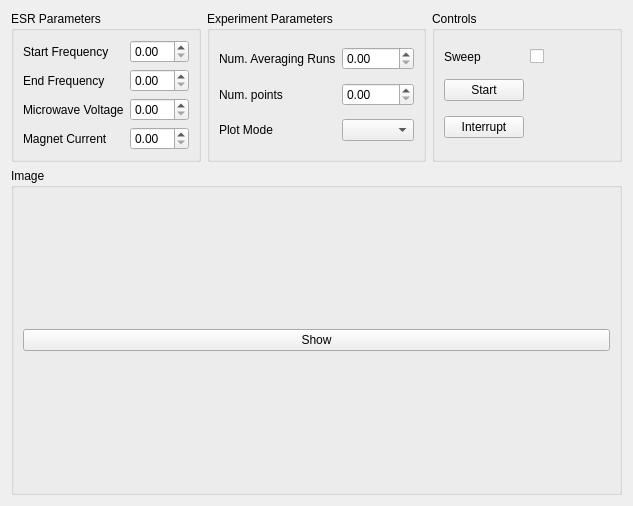
<?xml version="1.0" encoding="UTF-8"?>
<ui version="4.0">
 <class>Form</class>
 <widget class="QWidget" name="Form">
  <property name="geometry">
   <rect>
    <x>0</x>
    <y>0</y>
    <width>633</width>
    <height>506</height>
   </rect>
  </property>
  <property name="windowTitle">
   <string>Form</string>
  </property>
  <layout class="QGridLayout" name="gridLayout" rowstretch="0,1">

   <item row="0" column="0">
    <widget class="QGroupBox" name="move_groupBox">
     <property name="title">
      <string>ESR Parameters</string>
     </property>
     <layout class="QGridLayout" name="gridLayout" columnstretch="0,0">
      <item row="0" column="1">
       <widget class="QDoubleSpinBox" name="freqmin_doubleSpinBox"/>
      </item>
      <item row="0" column="0">
       <widget class="QLabel" name="label_10">
        <property name="text">
         <string>Start Frequency</string>
        </property>
       </widget>
      </item>
      <item row="1" column="1">
       <widget class="QDoubleSpinBox" name="freqmax_doubleSpinBox"/>
      </item>
      <item row="1" column="0">
       <widget class="QLabel" name="label_11">
        <property name="text">
         <string>End Frequency</string>
        </property>
       </widget>
      </item>
      <item row="2" column="1">
       <widget class="QDoubleSpinBox" name="Vpp_doubleSpinBox"/>
      </item>
      <item row="2" column="0">
       <widget class="QLabel" name="label_10">
        <property name="text">
         <string>Microwave Voltage</string>
        </property>
       </widget>
      </item>
      <item row="3" column="1">
       <widget class="QDoubleSpinBox" name="magcurr_doubleSpinBox"/>
      </item>
      <item row="3" column="0">
       <widget class="QLabel" name="label_11">
        <property name="text">
         <string>Magnet Current</string>
        </property>
       </widget>
      </item>
     </layout>
    </widget>
   </item>

   <item row="0" column="1">
    <widget class="QGroupBox" name="image_groupBox">
     <property name="title">
      <string>Experiment Parameters</string>
     </property>
     <layout class="QGridLayout" name="gridLayout_3" columnstretch="0,0">

      <item row="0" column="1">
       <widget class="QDoubleSpinBox" name="Navg_doubleSpinBox"/>
      </item>
      <item row="0" column="0">
       <widget class="QLabel" name="label_10">
        <property name="text">
         <string>Num. Averaging Runs</string>
        </property>
       </widget>
      </item>

      <item row="1" column="1">
       <widget class="QDoubleSpinBox" name="Npts_doubleSpinBox"/>
      </item>
      <item row="1" column="0">
       <widget class="QLabel" name="label_10">
        <property name="text">
         <string>Num. points</string>
        </property>
       </widget>
      </item>

      <item row="2" column="1">
       <widget class="QComboBox" name="plot_ComboBox"/>
      </item>
      <item row="2" column="0">
       <widget class="QLabel" name="label_10">
        <property name="text">
         <string>Plot Mode</string>
        </property>
       </widget>
      </item>

     </layout>
    </widget>
   </item>

   <item row="0" column="2">
    <widget class="QGroupBox" name="camera_controls_groupBox">
     <property name="title">
      <string>Controls</string>
     </property>
     <layout class="QGridLayout" name="gridLayout" columnstretch="0,0">

      <item row="2" column="0">
       <widget class="QPushButton" name="interrupt_pushButton">
        <property name="text">
         <string>Interrupt</string>
        </property>
       </widget>
      </item>

      <item row="1" column="0">
       <widget class="QPushButton" name="start_pushButton">
        <property name="text">
         <string>Start</string>
        </property>
       </widget>
      </item>

      <item row="0" column="1">
       <widget class="QCheckBox" name="sweep_CheckBox"/>
      </item>
      <item row="0" column="0">
       <widget class="QLabel" name="label_10">
        <property name="text">
         <string>Sweep</string>
        </property>
       </widget>
      </item>

     </layout>
    </widget>
   </item>

   <item row="1" column="0" colspan="3">
    <widget class="QGroupBox" name="plot_groupBox">
     <property name="title">
      <string>Image</string>
     </property>
     <layout class="QVBoxLayout" name="verticalLayout">
      <item>
       <widget class="QPushButton" name="show_pushButton">
        <property name="text">
         <string>Show</string>
        </property>
       </widget>
      </item>
     </layout>
    </widget>
   </item>

  </layout>
 </widget>
 <resources/>
 <connections/>
</ui>
